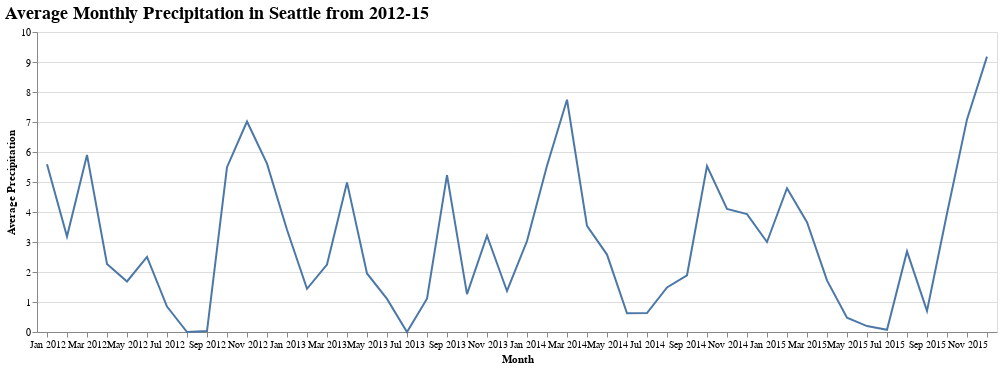

The notebook cell this image was saved under:
### Markdown cell above
Notice what happens when we change the `date` data type from `T` (temporal) to `O` or `N`...

### Code cell
viz = alt.Chart(sw_df).mark_line().encode(
    alt.X('yearmonth(date):N', title='Month'),
    alt.Y('average(precipitation):Q', title='Average Precipitation')
).properties(title="Average Monthly Precipitation in Seattle from 2012-15")

viz.configure_title(
    fontSize=18,
    font='Helvetica',
    anchor='start',
    color='black'
)

### Figure 1 — Vega-Lite specification as saved in the notebook (floating-point values rounded to 4 significant figures; data arrays with more than 128 entries replaced by an {"elided": "..."} marker saying what was removed)
{"config": {"view": {"continuousWidth": 400, "continuousHeight": 300}, "title": {"anchor": "start", "color": "black", "font": "Helvetica", "fontSize": 18}}, "data": {"name": "data-830c39fec90146253fb06a06c26374ef"}, "mark": "line", "encoding": {"x": {"type": "nominal", "field": "date", "timeUnit": "yearmonth", "title": "Month"}, "y": {"type": "quantitative", "aggregate": "average", "field": "precipitation", "title": "Average Precipitation"}}, "title": "Average Monthly Precipitation in Seattle from 2012-15", "$schema": "https://vega.github.io/schema/vega-lite/v4.8.1.json", "datasets": {"data-830c39fec90146253fb06a06c26374ef": {"elided": "1461 records"}}}
